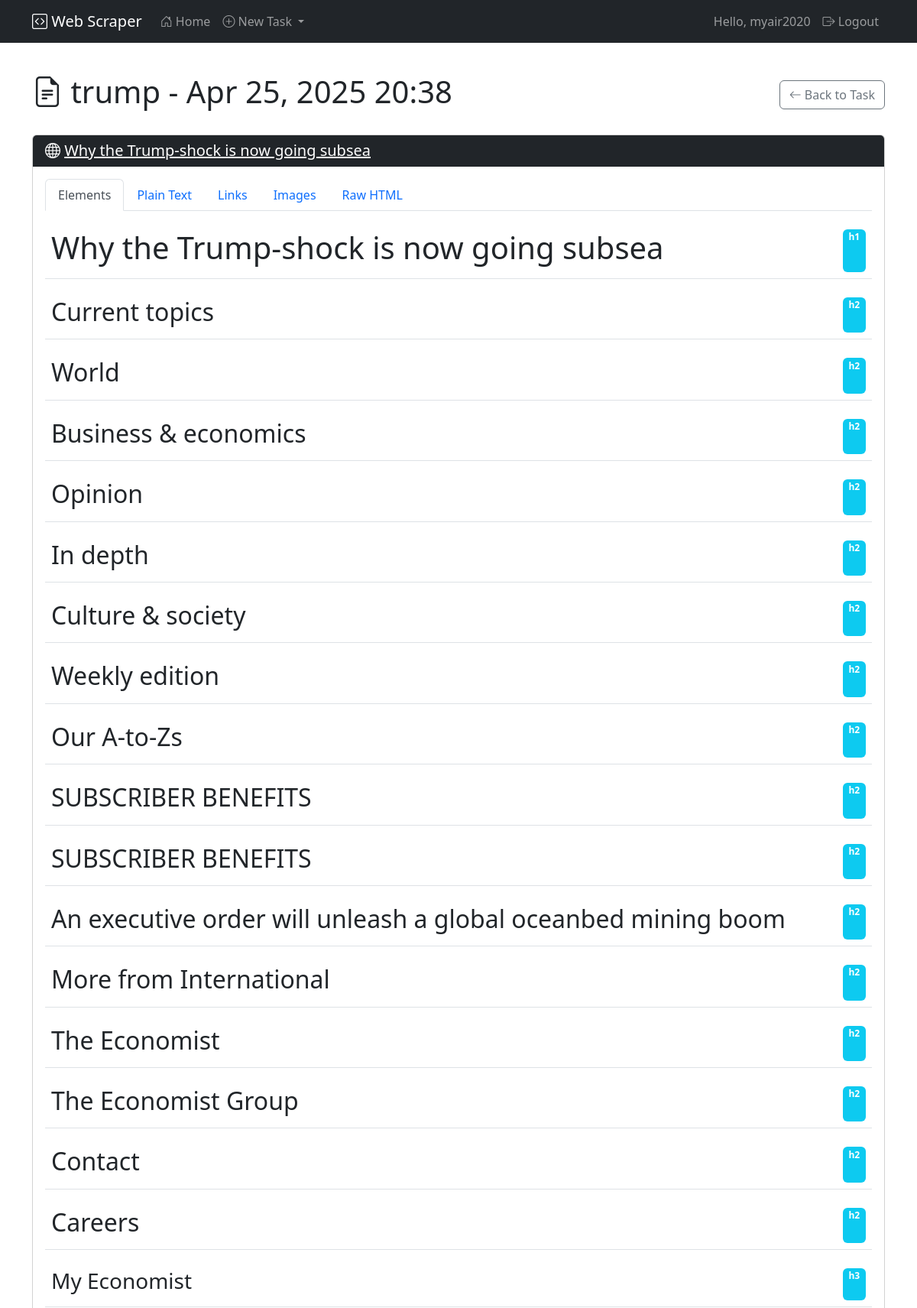
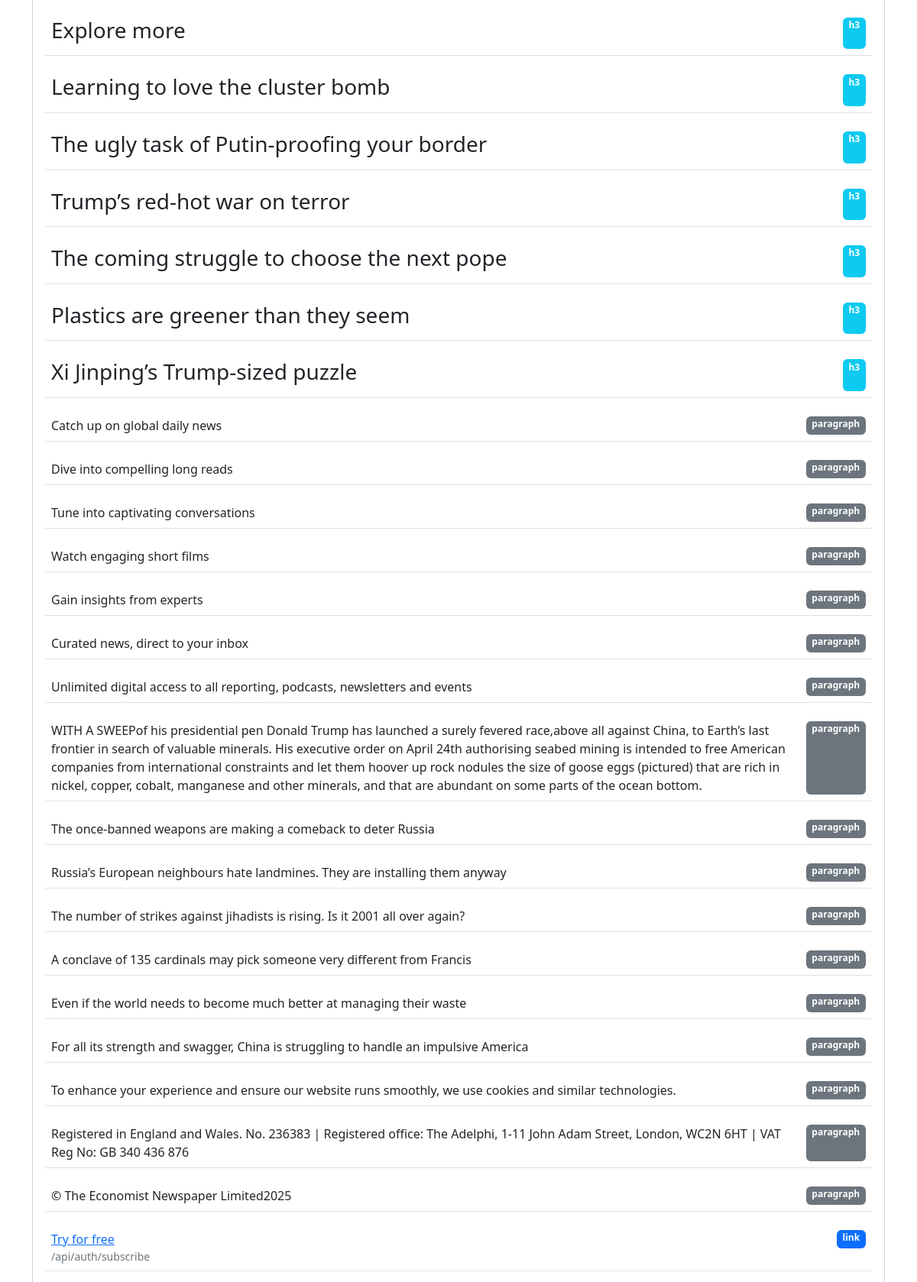
Screenshot of /result/7/ (signed in, upper part) with the database file from the repository (2 pictures, top to bottom).
### scraper_app/models.py (models this page shows, shortened)
class ScrapedData(models.Model):
    task = models.ForeignKey(ScrapingTask, on_delete=models.CASCADE, related_name='scraped_data')
    title = models.CharField(max_length=500, blank=True, null=True)
    content = models.TextField(blank=True, null=True)
    html_content = models.TextField(blank=True, null=True)
    scraped_at = models.DateTimeField(auto_now_add=True)
    meta_description = models.TextField(blank=True, null=True)
    page_links = models.JSONField(blank=True, null=True)
    images = models.JSONField(blank=True, null=True)

class ScrapingTask(models.Model):
    STATUS_CHOICES = (
        ('pending', 'Pending'),
        ('in_progress', 'In Progress'),
        ('completed', 'Completed'),
        ('failed', 'Failed'),
    )
    url = models.URLField(max_length=500)
    name = models.CharField(max_length=200)
    description = models.TextField(blank=True, null=True)
    created_by = models.ForeignKey(User, on_delete=models.CASCADE, related_name='scraping_tasks')
    created_at = models.DateTimeField(auto_now_add=True)
    updated_at = models.DateTimeField(auto_now=True)
    last_run = models.DateTimeField(null=True, blank=True)
    status = models.CharField(max_length=20, choices=STATUS_CHOICES, default='pending')
    is_recurring = models.BooleanField(default=False)
    run_frequency = models.PositiveIntegerField(default=0, help_text="Frequency in hours (0 for one-time)")

class ScrapedDataElement(models.Model):
    ELEMENT_TYPE_CHOICES = (
        ('heading', 'Heading'),
        ('paragraph', 'Paragraph'),
        ('link', 'Link'),
        ('image', 'Image'),
        ('list', 'List'),
        ('table', 'Table'),
        ('other', 'Other'),
    )
    scraped_data = models.ForeignKey(ScrapedData, on_delete=models.CASCADE, related_name='elements')
    element_type = models.CharField(max_length=20, choices=ELEMENT_TYPE_CHOICES)
    content = models.TextField()
    attributes = models.JSONField(blank=True, null=True)
    order = models.PositiveIntegerField(default=0)
    class Meta:
        ordering = ['order']

### scraper_app/views.py (the view)
# urls.py: path('result/<int:pk>/', views.ResultDetailView.as_view(), name='result_detail'),
class ResultDetailView(LoginRequiredMixin, DetailView):
    model = ScrapedData
    template_name = 'result_detail.html'
    context_object_name = 'result'
    def get_context_data(self, **kwargs):
        context = super().get_context_data(**kwargs)
        context['elements'] = self.object.elements.all().order_by('order')
        return context

### scraper_app/templates/result_detail.html (shortened to what this page needs)
{% extends 'base.html' %}
{% block content %}
<div class="row">
    <div class="col-md-12 mb-4">
        <div class="d-flex justify-content-between align-items-center">
            <h1>
                <i class="bi bi-file-earmark-text"></i>
                {{ result.task.name }} - {{ result.scraped_at|date:"M d, Y H:i" }}
            </h1>
            <div class="btn-group" role="group">
                <a href="{% url 'task_detail' result.task.id %}" class="btn btn-outline-secondary">
                    <i class="bi bi-arrow-left"></i> Back to Task
                </a>
            </div>
        </div>
    </div>
</div>
<div class="row">
    <div class="col-md-12">
        <div class="card">
            <div class="card-header bg-dark text-white">
                <h5 class="mb-0">
                    <i class="bi bi-globe"></i>
                    <a href="{{ result.task.url }}" target="_blank" class="text-white">
                        {{ result.title|default:result.task.url }}
                    </a>
                </h5>
            </div>
            <div class="card-body">
                <ul class="nav nav-tabs" id="contentTabs" role="tablist">
                    <li class="nav-item" role="presentation">
                        <button class="nav-link active" id="elements-tab" data-bs-toggle="tab"
                                data-bs-target="#elements" type="button" role="tab"
                                aria-controls="elements" aria-selected="true">
                            Elements
                        </button>
                    </li>
                    <li class="nav-item" role="presentation">
                        <button class="nav-link" id="text-tab" data-bs-toggle="tab"
                                data-bs-target="#content" type="button" role="tab"
                                aria-controls="content" aria-selected="false">
                            Plain Text
                        </button>
                    </li>
                    <li class="nav-item" role="presentation">
                        <button class="nav-link" id="links-tab" data-bs-toggle="tab"
                                data-bs-target="#links" type="button" role="tab"
                                aria-controls="links" aria-selected="false">
                            Links
                        </button>
                    </li>
                    <li class="nav-item" role="presentation">
                        <button class="nav-link" id="images-tab" data-bs-toggle="tab"
                                data-bs-target="#images" type="button" role="tab"
                                aria-controls="images" aria-selected="false">
                            Images
                        </button>
                    </li>
                    <li class="nav-item" role="presentation">
                        <button class="nav-link" id="raw-tab" data-bs-toggle="tab"
                                data-bs-target="#raw" type="button" role="tab"
                                aria-controls="raw" aria-selected="false">
                            Raw HTML
                        </button>
                    </li>
                </ul>
                <div class="tab-content mt-3" id="contentTabsContent">
                    <div class="tab-pane fade show active" id="elements" role="tabpanel" aria-labelledby="elements-tab">
                        {% if elements %}
                            {% for element in elements %}
                                <div class="mb-3 p-2 border-bottom">
                                    {% if element.element_type == 'heading' %}
                                        <div class="d-flex justify-content-between">
                                            <h{% if element.attributes.level|slice:"1:" %}{{ element.attributes.level|slice:"1:" }}{% else %}3{% endif %}>
                                                {{ element.content }}
                                            </h{% if element.attributes.level|slice:"1:" %}{{ element.attributes.level|slice:"1:" }}{% else %}3{% endif %}>
                                            <span class="badge bg-info">{{ element.attributes.level }}</span>
                                        </div>
                                    {% elif element.element_type == 'paragraph' %}
                                        <div class="d-flex justify-content-between">
                                            <p class="mb-0">{{ element.content }}</p>
                                            <span class="badge bg-secondary">paragraph</span>
                                        </div>
                                    {% elif element.element_type == 'link' %}
                                        <div class="d-flex justify-content-between">
                                            <a href="{{ element.attributes.href }}" target="_blank" rel="noopener noreferrer">
                                                {{ element.content }}
                                            </a>
                                            <span class="badge bg-primary">link</span>
                                        </div>
                                        <div class="text-muted small">{{ element.attributes.href }}</div>
                                    {% endif %}
                                </div>
                            {% endfor %}
                        {% else %}
                            <p class="text-muted text-center py-4">No structured elements extracted</p>
                        {% endif %}
                    </div>
                </div>
            </div>
        </div>
    </div>
</div>
{% endblock %}

### scraper_app/templates/base.html (shortened to what this page needs)
<!DOCTYPE html>
<html lang="en">
<head>
    <link href="https://cdn.jsdelivr.net/npm/bootstrap@5.2.3/dist/css/bootstrap.min.css" rel="stylesheet">
    <link rel="stylesheet" href="https://cdn.jsdelivr.net/npm/bootstrap-icons@1.10.2/font/bootstrap-icons.css">
</head>
<body>
    <nav class="navbar navbar-expand-lg navbar-dark bg-dark">
        <div class="container">
            <a class="navbar-brand" href="{% url 'home' %}">
                <i class="bi bi-code-square"></i> Web Scraper
            </a>
            <div class="collapse navbar-collapse" id="navbarNav">
                <ul class="navbar-nav me-auto">
                    <li class="nav-item">
                        <a class="nav-link {% if request.path == '/' %}active{% endif %}" href="{% url 'home' %}">
                            <i class="bi bi-house-door"></i> Home
                        </a>
                    </li>
                    <li class="nav-item dropdown">
                        <a class="nav-link dropdown-toggle" href="#" role="button" data-bs-toggle="dropdown" aria-expanded="false">
                            <i class="bi bi-plus-circle"></i> New Task
                        </a>
                    </li>
                </ul>
                <ul class="navbar-nav">
                    {% if user.is_authenticated %}
                        <li class="nav-item">
                            <span class="nav-link">Hello, {{ user.username }}</span>
                        </li>
                        <li class="nav-item">
                            <a class="nav-link" href="{% url 'logout' %}">
                                <i class="bi bi-box-arrow-right"></i> Logout
                            </a>
                        </li>
                    {% else %}
                        <li class="nav-item">
                            <a class="nav-link" href="{% url 'login' %}">
                                <i class="bi bi-box-arrow-in-right"></i> Login
                            </a>
                        </li>
                    {% endif %}
                </ul>
            </div>
        </div>
    </nav>
    <div class="container content mt-4 mb-4">
        {% block content %}{% endblock %}
    </div>
</body>
</html>

### scraper_app/templates/base.html (style rules this page uses)
body { min-height: 100vh; display: flex; flex-direction: column; }
.content { flex: 1; }

### rows the page displays
ScrapedData: task.name "trump", scraped_at "Apr 25, 2025 20:38", title "Why the Trump-shock is now going subsea"
ScrapedDataElement: content "Why the Trump-shock is now going subsea", attributes.level "h1"
ScrapedDataElement: content "Current topics", attributes.level "h2"
ScrapedDataElement: content "World", attributes.level "h2"
ScrapedDataElement: content "Business & economics", attributes.level "h2"
ScrapedDataElement: content "Opinion", attributes.level "h2"
ScrapedDataElement: content "In depth", attributes.level "h2"
ScrapedDataElement: content "Culture & society", attributes.level "h2"
ScrapedDataElement: content "Weekly edition", attributes.level "h2"
ScrapedDataElement: content "Our A-to-Zs", attributes.level "h2"
ScrapedDataElement: content "SUBSCRIBER BENEFITS", attributes.level "h2"
ScrapedDataElement: content "SUBSCRIBER BENEFITS", attributes.level "h2"
ScrapedDataElement: content "An executive order will unleash a global oceanbed mining boom", attributes.level "h2"
ScrapedDataElement: content "More from International", attributes.level "h2"
ScrapedDataElement: content "The Economist", attributes.level "h2"
ScrapedDataElement: content "The Economist Group", attributes.level "h2"
ScrapedDataElement: content "Contact", attributes.level "h2"
ScrapedDataElement: content "Careers", attributes.level "h2"
ScrapedDataElement: content "My Economist", attributes.level "h3"
ScrapedDataElement: content "Explore more", attributes.level "h3"
ScrapedDataElement: content "Learning to love the cluster bomb", attributes.level "h3"
ScrapedDataElement: content "The ugly task of Putin-proofing your border", attributes.level "h3"
ScrapedDataElement: content "Trump’s red-hot war on terror", attributes.level "h3"
ScrapedDataElement: content "The coming struggle to choose the next pope", attributes.level "h3"
ScrapedDataElement: content "Plastics are greener than they seem", attributes.level "h3"
ScrapedDataElement: content "Xi Jinping’s Trump-sized puzzle", attributes.level "h3"
ScrapedDataElement: content "Catch up on global daily news"
ScrapedDataElement: content "Dive into compelling long reads"
ScrapedDataElement: content "Tune into captivating conversations"
ScrapedDataElement: content "Watch engaging short films"
ScrapedDataElement: content "Gain insights from experts"
ScrapedDataElement: content "Curated news, direct to your inbox"
ScrapedDataElement: content "Unlimited digital access to all reporting, podcasts, newsletters and events"
ScrapedDataElement: content "WITH A SWEEPof his presidential pen Donald Trump has launched a surely fevered race,above all against China, to Earth’s last frontier in search of valuable minerals. His executive order on April 24th authorising seabed mining is intended to free American companies from international constraints and let them hoover up rock nodules the size of goose eggs (pictured) that are rich in nickel, copper, cobalt, manganese and other minerals, and that are abundant on some parts of the ocean bottom."
ScrapedDataElement: content "The once-banned weapons are making a comeback to deter Russia"
ScrapedDataElement: content "Russia’s European neighbours hate landmines. They are installing them anyway"
ScrapedDataElement: content "The number of strikes against jihadists is rising. Is it 2001 all over again?"
ScrapedDataElement: content "A conclave of 135 cardinals may pick someone very different from Francis"
ScrapedDataElement: content "Even if the world needs to become much better at managing their waste"
ScrapedDataElement: content "For all its strength and swagger, China is struggling to handle an impulsive America"
ScrapedDataElement: content "To enhance your experience and ensure our website runs smoothly, we use cookies and similar technologies."
ScrapedDataElement: content "Registered in England and Wales. No. 236383 | Registered office: The Adelphi, 1-11 John Adam Street, London, WC2N 6HT | VAT Reg No: GB 340 436 876"
ScrapedDataElement: content "© The Economist Newspaper Limited2025"
ScrapedDataElement: content "Try for free", attributes.href "/api/auth/subscribe"

### other values shown
{{ user.username }} "myair2020"
